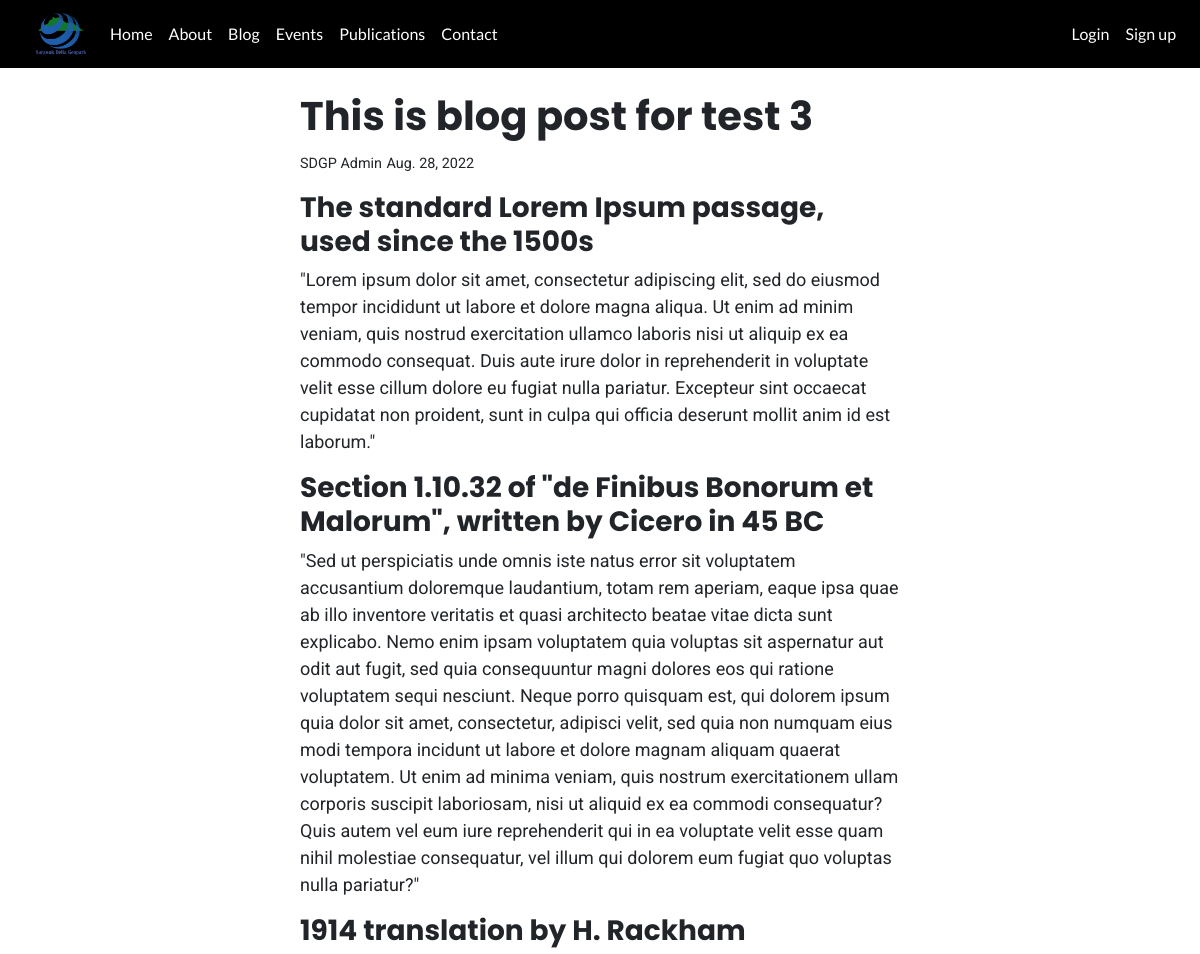
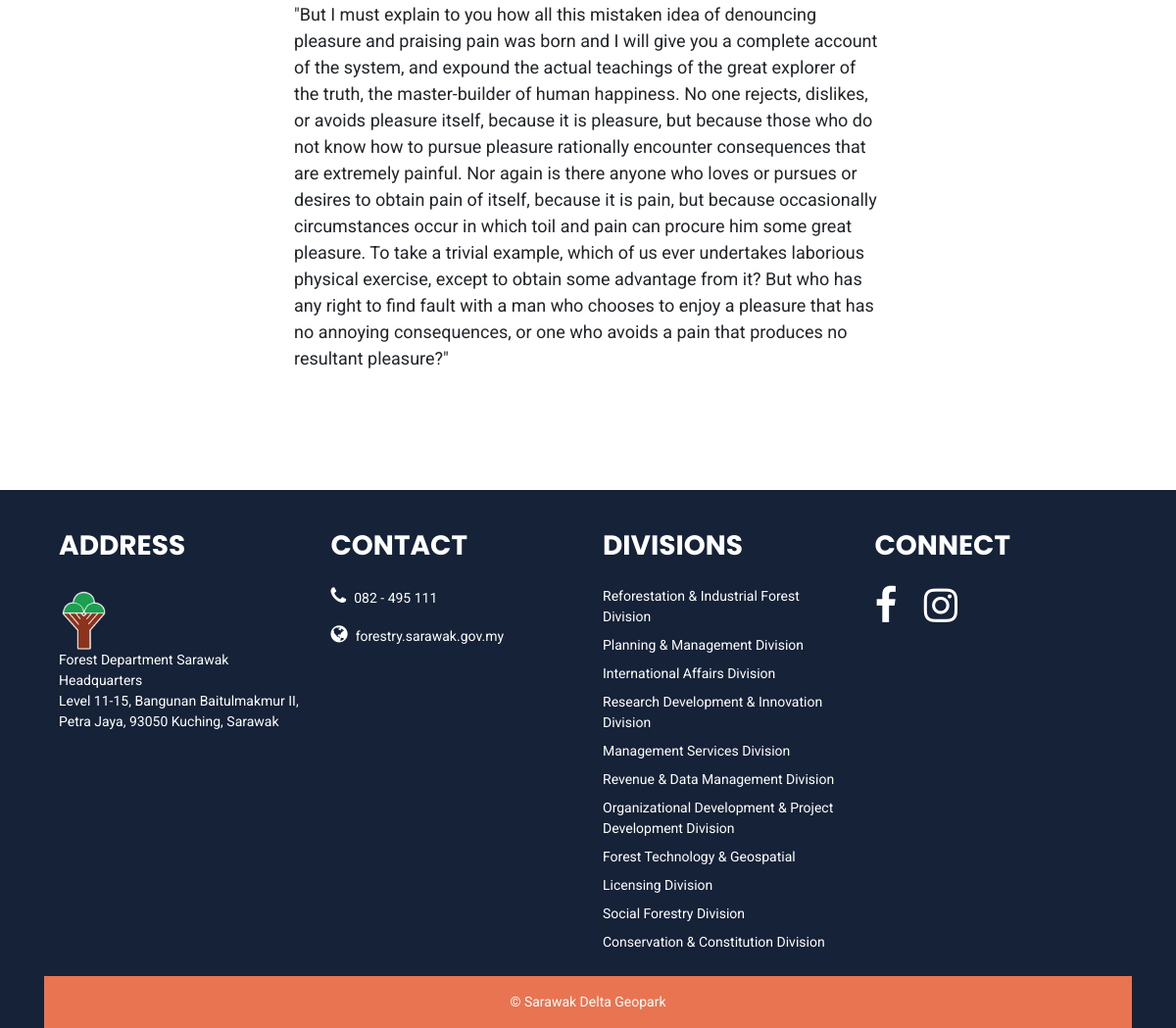
Screenshot of /blog/post_detail/this-is-blog-post-for-test-3 with the database file from the repository (2 pictures, top to bottom).
### blog/models.py (models this page shows, shortened)
class Post(models.Model):
	date_written = models.DateTimeField(auto_now_add=True)
	author = models.ForeignKey(User, on_delete=models.CASCADE, null=True)
	title = models.CharField('Post title', max_length=250)
	slug = models.SlugField(max_length=250, unique=True, null=True, blank=True)
	thumbnail_img = models.ImageField('Thumbnail image 600x600 px', null=True, blank=True, upload_to='thumbnail/')
	post_snippet = models.TextField('Post snippet', max_length=250, null=True)
	content = RichTextUploadingField(blank=True)
	class Meta:
		ordering = ['-date_written']

### blog/views.py (the view)
# urls.py: path('post_detail/<slug:slug>', PostDetailView.as_view(), name='post_detail'),
class PostDetailView(DetailView):
	model = Post
	template_name = 'blog/post_detail.html'

### blog/templates/blog/post_detail.html (shortened to what this page needs)
{% extends 'base.html' %}
{% block content %}
	<div class="custom-div text-content mt-4 mb-4">
		<h1>{{ post.title }}</h1>
		<small>{{ post.author.first_name }} {{ post.author.last_name }}</small>
		<small>{{ post.date_written.date }}</small>
		<p>{{ post.content | safe }}</p>
		<br>
		<br>
	</div>
{% endblock %}

### sdgpweb/static/css/main.css (style rules this page uses)
@media screen and (min-width: 600px) { .custom-div { margin: auto; width: 50%; } }
body { font-family: 'Roboto', sans-serif; font-size: 18px; }
h1, h2, h3, h4, h5, h6 { font-family: 'Poppins', sans-serif; font-weight: bold; }

### rows the page displays
Post: title "This is blog post for test 3", author.first_name "SDGP", author.last_name "Admin", date_written "Aug. 28, 2022", content "The standard Lorem Ipsum passage, used since the 1500s \"Lorem ipsum dolor sit amet, consectetur adipiscing elit, sed do eiusmod tempor incididunt ut labore et dolore magna aliqua. Ut enim ad minim veniam, quis nostrud exercitation ullamco laboris nisi ut aliquip ex ea commodo consequat. Duis aute irure dolor in reprehenderit in voluptate velit esse cillum dolore eu fugiat nulla pariatur. Excepteur sint occaecat cupidatat non proident, sunt in culpa qui officia deserunt mollit anim id est laborum.\" Section 1.10.32 of \"de Finibus Bonorum et Malorum\", written by Cicero in 45 BC \"Sed ut perspiciatis unde omnis iste natus error sit voluptatem accusantium doloremque laudantium, totam rem aperiam,…"
